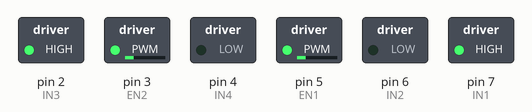
This sketch was run on a simulated Arduino Uno, built with avr-gcc and run on an emulated ATmega328P. On the bench: switched loads named in the sketch (green lamp = pin HIGH).

Above: at 0.05 s.
At 2.75 s:
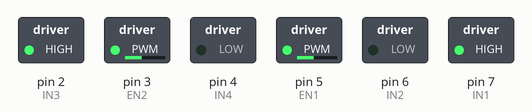
At 5.5 s:
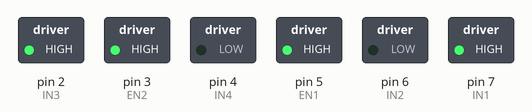
At 11.0 s:
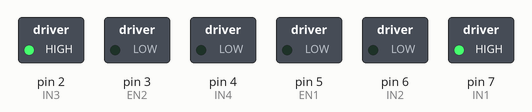
Timing chart, 0 to 12.7 s (numbered marks = the images above):
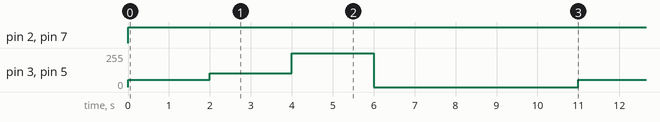

The sketch:

Test_motor_first1_para_W1_W2.ino
```cpp
int IN3 = 2; //input1 подключен к выводу 8
int IN4 = 4;
int EN2 = 3;

int IN1 = 7; //input1 подключен к выводу 8
int IN2 = 6;
int EN1 = 5;

void setup()
{
 pinMode (EN2, OUTPUT);
 pinMode (IN3, OUTPUT);
 pinMode (IN4, OUTPUT);

 pinMode (EN1, OUTPUT);
 pinMode (IN1, OUTPUT);
 pinMode (IN2, OUTPUT);
}
void loop()
{
  digitalWrite (IN3, HIGH);
  digitalWrite (IN1, HIGH);
  digitalWrite (IN4, LOW );
  digitalWrite (IN2, LOW);
  analogWrite(EN1,55);
  analogWrite(EN2,55);
  delay(2000);
  analogWrite(EN1,105);
  analogWrite(EN2,105);
  delay(2000);
  analogWrite(EN2,255);
  analogWrite(EN1,255);
  delay(2000);
  analogWrite(EN1,0);
  analogWrite(EN2,0);
  delay(5000);
}
```

Measured:
- by itself, pin 2 (IN3), pin 7 (IN1): LOW → HIGH at 0.00 s
- by itself, pin 3 (EN2), pin 5 (EN1): repeats every 11.0 s: 105/255 2.0 s, 255/255 2.0 s, 0/255 5.0 s, 55/255 2.0 s
